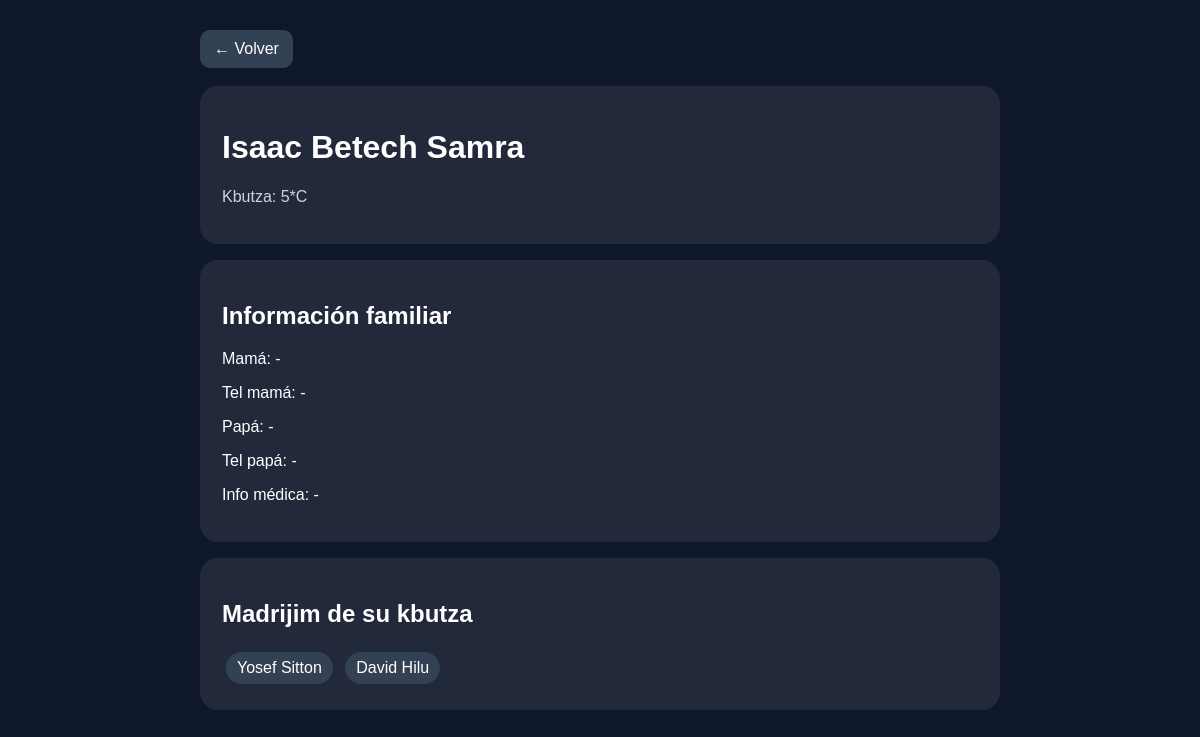
Page /janijim/1/ (signed in) on the committed database.
### kbutzot/models.py (models this page shows, shortened)
class Janij(models.Model):
    nombre = models.CharField(max_length=100)
    kbutza = models.ForeignKey(Kbutza, on_delete=models.SET_NULL, null=True, blank=True)
    nombre_mama = models.CharField(max_length=100, blank=True, null=True)
    tel_mama = models.CharField(max_length=30, blank=True, null=True)
    nombre_papa = models.CharField(max_length=100, blank=True, null=True)
    tel_papa = models.CharField(max_length=30, blank=True, null=True)
    info_medica = models.TextField(blank=True, null=True)

class Kbutza(models.Model):
    nombre = models.CharField(max_length=100)
    color = models.CharField(max_length=50, blank=True, null=True)
    cuarto = models.CharField(max_length=100, blank=True, null=True)

class MadrijKbutza(models.Model):
    usuario = models.ForeignKey(UsuarioCamp, on_delete=models.CASCADE)
    kbutza = models.ForeignKey(Kbutza, on_delete=models.CASCADE)

### usuarios/models.py (models this page shows, shortened)
class UsuarioCamp(models.Model):
    TIPOS = [
        ('admin', 'Admin'),
        ('madrij', 'Madrij'),
        ('arbitro', 'Arbitro'),
        ('consulta', 'Consulta'),
    ]
    nombre = models.CharField(max_length=100)
    username = models.CharField(max_length=100, unique=True)
    password = models.CharField(max_length=100)
    tipo = models.CharField(max_length=20, choices=TIPOS)

### torneo/views.py (the view)
# urls.py: path('janijim/<int:janij_id>/', detalle_janij_publico, name='detalle_janij_publico'),
def detalle_janij_publico(request, janij_id):
    usuario_id = request.session.get('usuario_id')
    usuario_tipo = request.session.get('usuario_tipo')
    if usuario_tipo not in ['admin', 'madrij']:
        return redirect('/login/')
    janij = get_object_or_404(Janij, id=janij_id)
    if usuario_tipo == 'madrij':
        usuario = get_object_or_404(UsuarioCamp, id=usuario_id, tipo='madrij')
        asignacion = MadrijKbutza.objects.filter(usuario=usuario).first()
        if not asignacion or janij.kbutza != asignacion.kbutza:
            return redirect('/janijim/')
    madrijim = MadrijKbutza.objects.filter(kbutza=janij.kbutza)
    return render(request, 'detalle_janij_publico.html', {
        'janij': janij,
        'madrijim': madrijim
    })

### templates/detalle_janij_publico.html (shortened to what this page needs)
<!DOCTYPE html>
<html lang="es">
<head>
</head>
<body>
<div class="container">
    <a class="btn" href="/janijim/">← Volver</a>
    <div class="card">
        <h1>{{ janij.nombre }}</h1>
        <p class="muted">Kbutza: {{ janij.kbutza.nombre }}</p>
    </div>
    <div class="card">
        <h2>Información familiar</h2>
        <p>Mamá: {{ janij.nombre_mama|default:"-" }}</p>
        <p>Tel mamá: {{ janij.tel_mama|default:"-" }}</p>
        <p>Papá: {{ janij.nombre_papa|default:"-" }}</p>
        <p>Tel papá: {{ janij.tel_papa|default:"-" }}</p>
        <p>Info médica: {{ janij.info_medica|default:"-" }}</p>
    </div>
    <div class="card">
        <h2>Madrijim de su kbutza</h2>
        {% for m in madrijim %}
            <span class="badge">{{ m.usuario.nombre }}</span>
        {% empty %}
            <p class="muted">Sin madrijim asignados.</p>
        {% endfor %}
    </div>
</div>
</body>
</html>

### templates/detalle_janij_publico.html (style rules this page uses)
body { margin:0; font-family:Arial; background:#0f172a; color:white; }
.container { max-width:800px; margin:auto; padding:30px 20px; }
.card { background:rgba(255,255,255,0.08); padding:22px; border-radius:18px; margin-bottom:16px; }
.btn { background:#334155; color:white; padding:10px 14px; border-radius:10px; text-decoration:none; display:inline-block; margin-bottom:18px; }
.badge { display:inline-block; background:#334155; padding:7px 11px; border-radius:999px; margin:4px; }
.muted { color:#cbd5e1; }

### rows in the picture
Janij: nombre "Isaac Betech Samra", kbutza.nombre "5*C", nombre_mama "-", tel_mama "-", nombre_papa "-", tel_papa "-", info_medica "-"
MadrijKbutza: usuario.nombre "Yosef Sitton"
MadrijKbutza: usuario.nombre "David Hilu"
